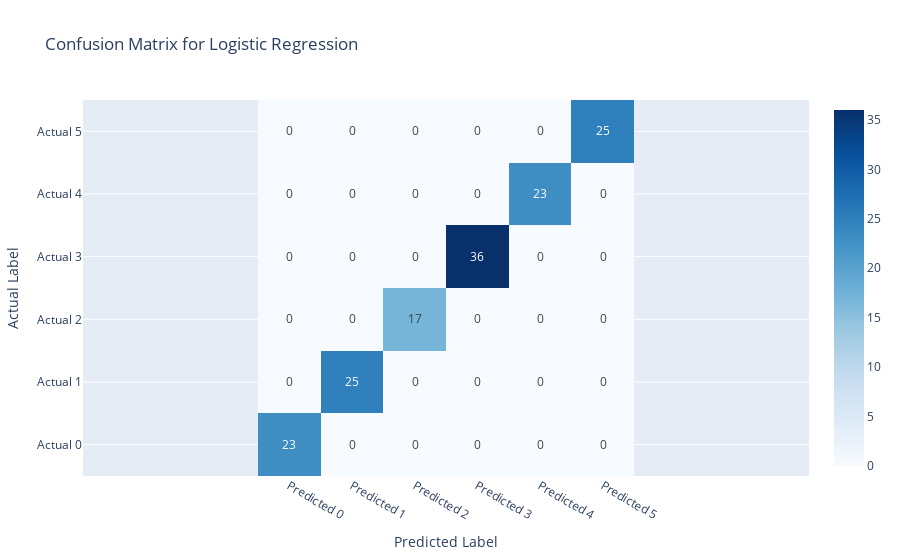
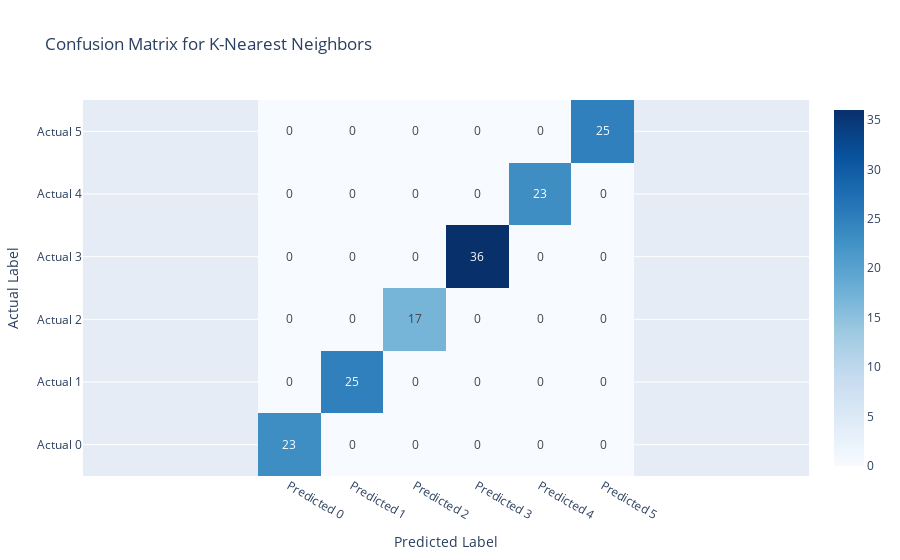
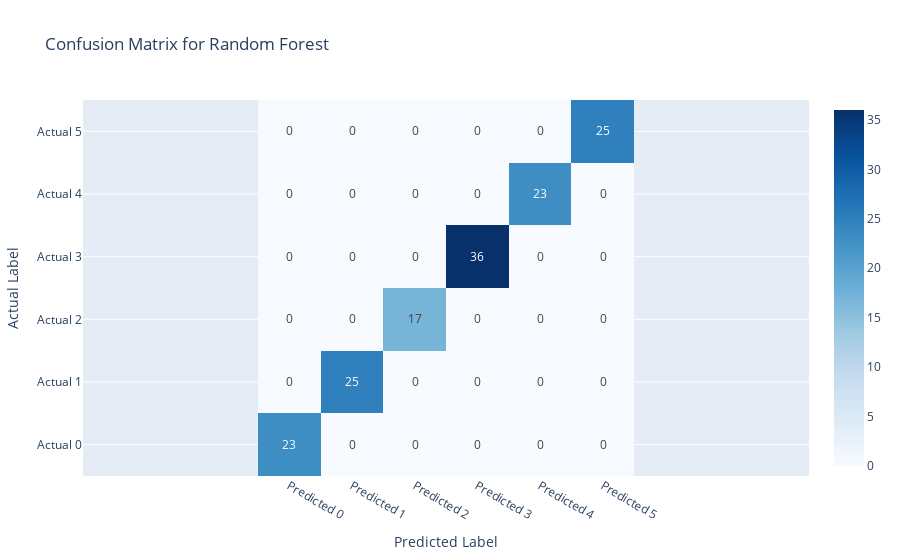
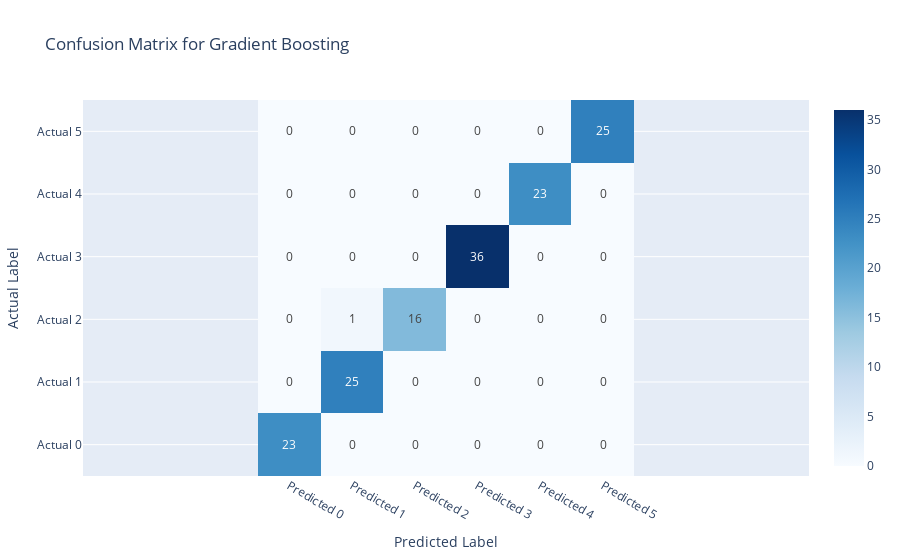

The notebook cell these images were saved under, in order:
### Code cell
import plotly.graph_objects as go

results = {}

# Training, prediction, and metric calculations
for model_name, model in models.items():
    print(f"\nTraining {model_name}...")
    model.fit(X_train, y_train_encoded)  # Train the model
    y_pred_train = model.predict(X_train) #Predict on train set
    y_pred_test = model.predict(X_test)  # Predict on the test set
    
    # Storing metrics
    results[model_name] = {
        "Accuracy_Train": accuracy_score(y_train_encoded, y_pred_train),
        "Accuracy_Test": accuracy_score(y_test_encoded, y_pred_test),
        "Precision": precision_score(y_train_encoded, y_pred_train, average='weighted'),
        "Precision": precision_score(y_test_encoded, y_pred_test, average='weighted'),
        "Recall": recall_score(y_train_encoded, y_pred_train, average='weighted'),
        "Recall": recall_score(y_test_encoded, y_pred_test, average='weighted'),
        "F1 Score": f1_score(y_train_encoded, y_pred_train, average='weighted'),
        "F1 Score": f1_score(y_test_encoded, y_pred_test, average='weighted'),
        "Confusion Matrix": confusion_matrix(y_test_encoded, y_pred_test),
        "Classification Report": classification_report(y_train_encoded, y_pred_train),
        "Classification Report": classification_report(y_test_encoded, y_pred_test)
    }

    # Plotting the confusion matrix using Plotly with numbers displayed and square grid
    confusion_mat = results[model_name]["Confusion Matrix"]
    fig = go.Figure(data=go.Heatmap(
        z=confusion_mat,
        x=[f"Predicted {i}" for i in range(len(confusion_mat))],
        y=[f"Actual {i}" for i in range(len(confusion_mat))],
        colorscale="Blues",
        text=confusion_mat,  # Display numbers in each cell
        texttemplate="%{text}",  # Format to show text values
        showscale=True
    ))
    fig.update_layout(
        title=f"Confusion Matrix for {model_name}",
        xaxis_title="Predicted Label",
        yaxis_title="Actual Label",
        xaxis=dict(scaleanchor="y", scaleratio=1)  # Ensures square cells
    )
    fig.show()

### Figure 1 — Plotly figure (JSON) as saved in the notebook; plotly's stock layout.template omitted (floating-point values rounded to 4 significant figures)
{"data": [{"colorscale": [[0, "rgb(247,251,255)"], [0.125, "rgb(222,235,247)"], [0.25, "rgb(198,219,239)"], [0.375, "rgb(158,202,225)"], [0.5, "rgb(107,174,214)"], [0.625, "rgb(66,146,198)"], [0.75, "rgb(33,113,181)"], [0.875, "rgb(8,81,156)"], [1, "rgb(8,48,107)"]], "showscale": true, "text": [[23, 0, 0, 0, 0, 0], [0, 25, 0, 0, 0, 0], [0, 0, 17, 0, 0, 0], [0, 0, 0, 36, 0, 0], [0, 0, 0, 0, 23, 0], [0, 0, 0, 0, 0, 25]], "texttemplate": "%{text}", "type": "heatmap", "x": ["Predicted 0", "Predicted 1", "Predicted 2", "Predicted 3", "Predicted 4", "Predicted 5"], "y": ["Actual 0", "Actual 1", "Actual 2", "Actual 3", "Actual 4", "Actual 5"], "z": [[23, 0, 0, 0, 0, 0], [0, 25, 0, 0, 0, 0], [0, 0, 17, 0, 0, 0], [0, 0, 0, 36, 0, 0], [0, 0, 0, 0, 23, 0], [0, 0, 0, 0, 0, 25]]}], "layout": {"title": {"text": "Confusion Matrix for Logistic Regression"}, "xaxis": {"scaleanchor": "y", "scaleratio": 1, "title": {"text": "Predicted Label"}}, "yaxis": {"title": {"text": "Actual Label"}}}}

### Figure 2 — Plotly figure (JSON) as saved in the notebook; plotly's stock layout.template omitted (floating-point values rounded to 4 significant figures)
{"data": [{"colorscale": [[0, "rgb(247,251,255)"], [0.125, "rgb(222,235,247)"], [0.25, "rgb(198,219,239)"], [0.375, "rgb(158,202,225)"], [0.5, "rgb(107,174,214)"], [0.625, "rgb(66,146,198)"], [0.75, "rgb(33,113,181)"], [0.875, "rgb(8,81,156)"], [1, "rgb(8,48,107)"]], "showscale": true, "text": [[23, 0, 0, 0, 0, 0], [0, 25, 0, 0, 0, 0], [0, 0, 17, 0, 0, 0], [0, 0, 0, 36, 0, 0], [0, 0, 0, 0, 23, 0], [0, 0, 0, 0, 0, 25]], "texttemplate": "%{text}", "type": "heatmap", "x": ["Predicted 0", "Predicted 1", "Predicted 2", "Predicted 3", "Predicted 4", "Predicted 5"], "y": ["Actual 0", "Actual 1", "Actual 2", "Actual 3", "Actual 4", "Actual 5"], "z": [[23, 0, 0, 0, 0, 0], [0, 25, 0, 0, 0, 0], [0, 0, 17, 0, 0, 0], [0, 0, 0, 36, 0, 0], [0, 0, 0, 0, 23, 0], [0, 0, 0, 0, 0, 25]]}], "layout": {"title": {"text": "Confusion Matrix for K-Nearest Neighbors"}, "xaxis": {"scaleanchor": "y", "scaleratio": 1, "title": {"text": "Predicted Label"}}, "yaxis": {"title": {"text": "Actual Label"}}}}

### Figure 3 — Plotly figure (JSON) as saved in the notebook; plotly's stock layout.template omitted (floating-point values rounded to 4 significant figures)
{"data": [{"colorscale": [[0, "rgb(247,251,255)"], [0.125, "rgb(222,235,247)"], [0.25, "rgb(198,219,239)"], [0.375, "rgb(158,202,225)"], [0.5, "rgb(107,174,214)"], [0.625, "rgb(66,146,198)"], [0.75, "rgb(33,113,181)"], [0.875, "rgb(8,81,156)"], [1, "rgb(8,48,107)"]], "showscale": true, "text": [[23, 0, 0, 0, 0, 0], [0, 25, 0, 0, 0, 0], [0, 0, 17, 0, 0, 0], [0, 0, 0, 36, 0, 0], [0, 0, 0, 0, 23, 0], [0, 0, 0, 0, 0, 25]], "texttemplate": "%{text}", "type": "heatmap", "x": ["Predicted 0", "Predicted 1", "Predicted 2", "Predicted 3", "Predicted 4", "Predicted 5"], "y": ["Actual 0", "Actual 1", "Actual 2", "Actual 3", "Actual 4", "Actual 5"], "z": [[23, 0, 0, 0, 0, 0], [0, 25, 0, 0, 0, 0], [0, 0, 17, 0, 0, 0], [0, 0, 0, 36, 0, 0], [0, 0, 0, 0, 23, 0], [0, 0, 0, 0, 0, 25]]}], "layout": {"title": {"text": "Confusion Matrix for Random Forest"}, "xaxis": {"scaleanchor": "y", "scaleratio": 1, "title": {"text": "Predicted Label"}}, "yaxis": {"title": {"text": "Actual Label"}}}}

### Figure 4 — Plotly figure (JSON) as saved in the notebook; plotly's stock layout.template omitted (floating-point values rounded to 4 significant figures)
{"data": [{"colorscale": [[0, "rgb(247,251,255)"], [0.125, "rgb(222,235,247)"], [0.25, "rgb(198,219,239)"], [0.375, "rgb(158,202,225)"], [0.5, "rgb(107,174,214)"], [0.625, "rgb(66,146,198)"], [0.75, "rgb(33,113,181)"], [0.875, "rgb(8,81,156)"], [1, "rgb(8,48,107)"]], "showscale": true, "text": [[23, 0, 0, 0, 0, 0], [0, 25, 0, 0, 0, 0], [0, 1, 16, 0, 0, 0], [0, 0, 0, 36, 0, 0], [0, 0, 0, 0, 23, 0], [0, 0, 0, 0, 0, 25]], "texttemplate": "%{text}", "type": "heatmap", "x": ["Predicted 0", "Predicted 1", "Predicted 2", "Predicted 3", "Predicted 4", "Predicted 5"], "y": ["Actual 0", "Actual 1", "Actual 2", "Actual 3", "Actual 4", "Actual 5"], "z": [[23, 0, 0, 0, 0, 0], [0, 25, 0, 0, 0, 0], [0, 1, 16, 0, 0, 0], [0, 0, 0, 36, 0, 0], [0, 0, 0, 0, 23, 0], [0, 0, 0, 0, 0, 25]]}], "layout": {"title": {"text": "Confusion Matrix for Gradient Boosting"}, "xaxis": {"scaleanchor": "y", "scaleratio": 1, "title": {"text": "Predicted Label"}}, "yaxis": {"title": {"text": "Actual Label"}}}}
